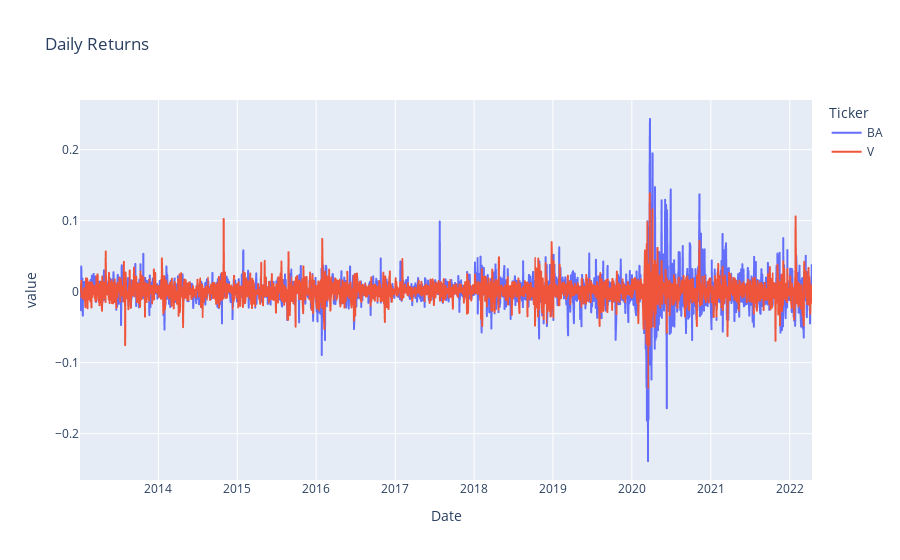

Source (notebook cell):
### Code cell
fig = px.line(daily_returns[['BA','V']],title='Daily Returns') 
fig.show()

### Figure 1 — Plotly figure (JSON) as saved in the notebook; plotly's stock layout.template omitted (floating-point values rounded to 4 significant figures; data arrays with more than 128 entries replaced by an {"elided": "..."} marker saying what was removed)
{"data": [{"hovertemplate": "Ticker=BA<br>Date=%{x}<br>value=%{y}<extra></extra>", "legendgroup": "BA", "line": {"color": "#636efa", "dash": "solid"}, "marker": {"symbol": "circle"}, "mode": "lines", "name": "BA", "showlegend": true, "type": "scattergl", "x": {"elided": "2338 str values"}, "xaxis": "x", "y": {"elided": "2338 float values"}, "yaxis": "y"}, {"hovertemplate": "Ticker=V<br>Date=%{x}<br>value=%{y}<extra></extra>", "legendgroup": "V", "line": {"color": "#EF553B", "dash": "solid"}, "marker": {"symbol": "circle"}, "mode": "lines", "name": "V", "showlegend": true, "type": "scattergl", "x": {"elided": "2338 str values"}, "xaxis": "x", "y": {"elided": "2338 float values"}, "yaxis": "y"}], "layout": {"legend": {"title": {"text": "Ticker"}, "tracegroupgap": 0}, "title": {"text": "Daily Returns"}, "xaxis": {"anchor": "y", "domain": [0, 1], "title": {"text": "Date"}}, "yaxis": {"anchor": "x", "domain": [0, 1], "title": {"text": "value"}}}}
